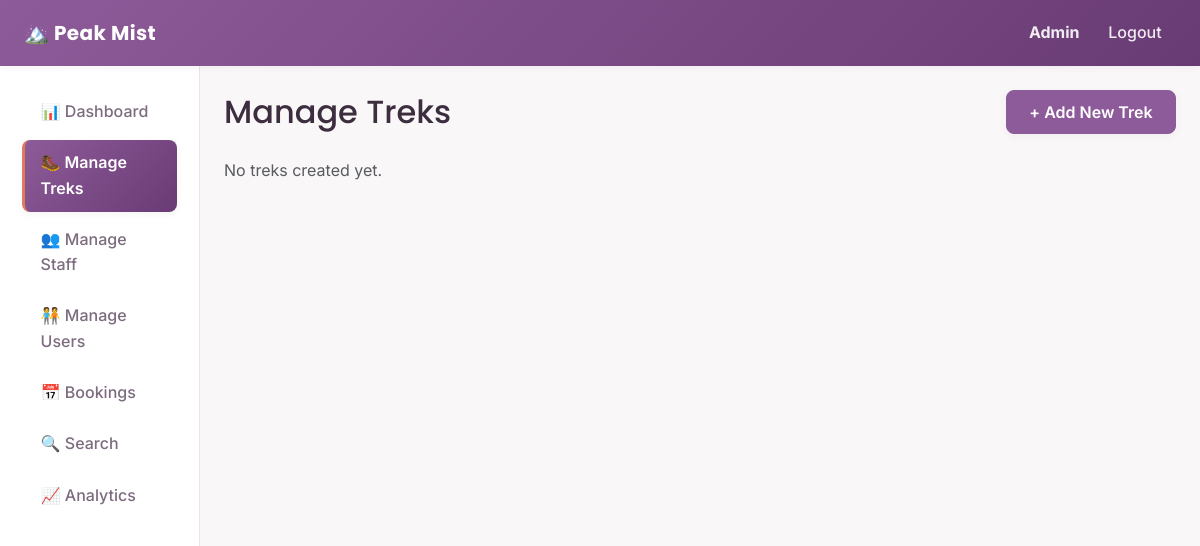
/admin/treks (signed in), run on an earlier commit of the app's database.
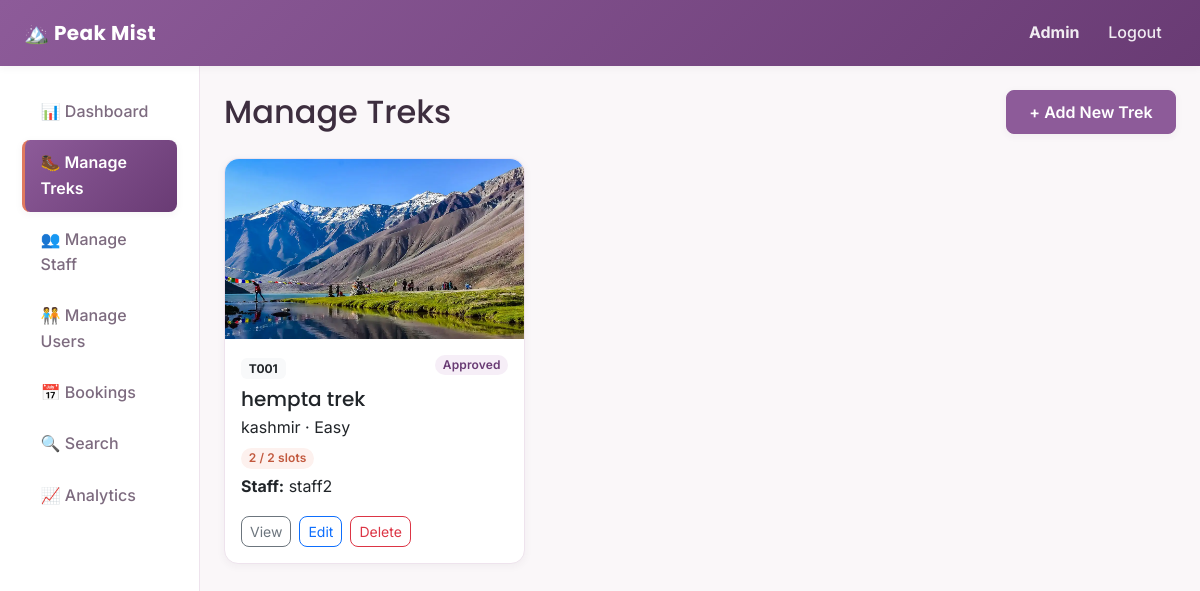
And on a later commit of the database.
### backend/models.py (models this page shows, shortened)
class User(db.Model, UserMixin):
    __tablename__ = "users"
    id = db.Column(db.Integer, primary_key=True)
    username = db.Column(db.String(80), unique=True, nullable=False)
    password_hash = db.Column(db.String(200), nullable=False)
    full_name = db.Column(db.String(120), nullable=False)
    email = db.Column(db.String(120), unique=True, nullable=False)
    phone = db.Column(db.String(20), nullable=True)
    role = db.Column(db.String(20), nullable=False, default="user")
    is_blacklisted = db.Column(db.Boolean, default=False, nullable=False)
    created_at = db.Column(db.DateTime, default=datetime.utcnow)
    staff_profile = db.relationship(
        "StaffProfile",
        backref="user",
        uselist=False,
        cascade="all, delete-orphan"
    )
    bookings = db.relationship(
        "Booking",
        backref="user",
        cascade="all, delete-orphan"
    )

class Trek(db.Model):
    __tablename__ = "treks"
    id = db.Column(db.Integer, primary_key=True)
    name = db.Column(db.String(120), nullable=False)
    location = db.Column(db.String(120), nullable=False)
    difficulty = db.Column(db.String(20), nullable=False)
    duration_days = db.Column(db.Integer, nullable=False)
    total_slots = db.Column(db.Integer, nullable=False)
    available_slots = db.Column(db.Integer, nullable=False)
    staff_id = db.Column(db.Integer, db.ForeignKey("staff_profiles.id"), nullable=True)
    status = db.Column(db.String(20), nullable=False, default="Pending")
    start_date = db.Column(db.Date, nullable=False)
    end_date = db.Column(db.Date, nullable=False)
    description = db.Column(db.Text, nullable=True)
    safety_info = db.Column(db.Text, nullable=True)
    image_filename = db.Column(db.String(200), nullable=True)
    created_at = db.Column(db.DateTime, default=datetime.utcnow)
    bookings = db.relationship(
        "Booking",
        backref="trek",
        cascade="all, delete-orphan"
    )
    @property
    def display_id(self):
        return f"T{self.id:03d}"

### backend/routes.py (the view)
@admin_bp.route("/treks")
@login_required
@role_required("admin")
def treks():
    all_treks = Trek.query.order_by(Trek.created_at.desc()).all()
    return render_template("admin/treks.html", treks=all_treks)

### backend/routes.py (called while the page is built)
def role_required(*allowed_roles):
    def decorator(view_function):
        @wraps(view_function)
        def wrapped_view(*args, **kwargs):
            if current_user.role not in allowed_roles:
                abort(403)
            return view_function(*args, **kwargs)
        return wrapped_view
    return decorator

### templates/admin/treks.html (shortened to what this page needs)
{% extends "layout_dashboard.html" %}
{% import "admin/_status_badge.html" as badges %}
{% set active_page = 'treks' %}
{% block content %}
<div class="d-flex justify-content-between align-items-center mb-4">
    <h2 class="mb-0">Manage Treks</h2>
    <a href="{{ url_for('admin.add_trek') }}" class="btn btn-trek">+ Add New Trek</a>
</div>
{% if treks %}
<div class="row">
    {% for trek in treks %}
    <div class="col-md-4">
        <div class="card trek-card">
            {% if trek.image_filename %}
                <img src="{{ url_for('static', filename='upload/' + trek.image_filename) }}"
                     class="card-img-top" alt="{{ trek.name }}">
            {% endif %}
            <div class="card-body">
                <div class="d-flex justify-content-between align-items-start">
                    <div>
                        <span class="badge bg-light text-dark mb-2">{{ trek.display_id }}</span>
                        <h5 class="card-title mb-1">{{ trek.name }}</h5>
                    </div>
                    {{ badges.status_badge(trek.status) }}
                </div>
                <p class="card-text mb-1">{{ trek.location }} &middot; {{ trek.difficulty }}</p>
                <p class="card-text mb-1">
                    <span class="badge badge-open">{{ trek.available_slots }} / {{ trek.total_slots }} slots</span>
                </p>
                <p class="card-text mb-3">
                    <strong>Staff:</strong>
                    {% if trek.staff %}
                        {{ trek.staff.user.full_name }}
                    {% else %}
                        <span class="text-muted">Not assigned</span>
                    {% endif %}
                </p>
                <div class="d-flex flex-wrap gap-2">
                    <a href="{{ url_for('admin.trek_details', trek_id=trek.id) }}"
                       class="btn btn-sm btn-outline-secondary">View</a>
                    <a href="{{ url_for('admin.edit_trek', trek_id=trek.id) }}"
                       class="btn btn-sm btn-outline-primary">Edit</a>
                    <form method="POST" action="{{ url_for('admin.delete_trek', trek_id=trek.id) }}"
                          class="d-inline">
                        <button type="submit" class="btn btn-sm btn-outline-danger">Delete</button>
                    </form>
                </div>
            </div>
        </div>
    </div>
    {% endfor %}
</div>
{% else %}
<p class="text-muted">No treks created yet.</p>
{% endif %}
{% endblock %}

### templates/layout_dashboard.html (shortened to what this page needs)
<!DOCTYPE html>
<html lang="en">
<head>
    <link
        href="https://cdnjs.cloudflare.com/ajax/libs/bootstrap/5.3.3/css/bootstrap.min.css"
        rel="stylesheet">
    <link rel="stylesheet" href="{{ url_for('static', filename='css/styles.css') }}">
</head>
<body>
    <nav class="navbar navbar-expand-lg navbar-trek">
        <div class="container-fluid px-4">
            <a class="navbar-brand fw-bold" href="{{ url_for('auth.home') }}">
                🏔️ Peak Mist
            </a>
            <div class="navbar-collapse" id="navMenu">
                <ul class="navbar-nav ms-auto align-items-lg-center">
                    <li class="nav-item">
                        <span class="nav-link">
                            <strong>{{ current_user.full_name }}</strong>
                        </span>
                    </li>
                    <li class="nav-item">
                        <a class="nav-link" href="{{ url_for('auth.logout') }}">Logout</a>
                    </li>
                </ul>
            </div>
        </div>
    </nav>
    <div class="container-fluid">
        <div class="row">
            <nav class="col-md-3 col-lg-2 sidebar">
                <ul class="nav flex-column">
                    {% if current_user.role == 'admin' %}
                        <li class="nav-item">
                            <a class="nav-link {% if active_page == 'dashboard' %}active{% endif %}"
                               href="{{ url_for('admin.dashboard') }}">📊 Dashboard</a>
                        </li>
                        <li class="nav-item">
                            <a class="nav-link {% if active_page == 'treks' %}active{% endif %}"
                               href="{{ url_for('admin.treks') }}">🥾 Manage Treks</a>
                        </li>
                        <li class="nav-item">
                            <a class="nav-link {% if active_page == 'staff' %}active{% endif %}"
                               href="{{ url_for('admin.staff_list') }}">👥 Manage Staff</a>
                        </li>
                        <li class="nav-item">
                            <a class="nav-link {% if active_page == 'users' %}active{% endif %}"
                               href="{{ url_for('admin.users_list') }}">🧑‍🤝‍🧑 Manage Users</a>
                        </li>
                        <li class="nav-item">
                            <a class="nav-link {% if active_page == 'bookings' %}active{% endif %}"
                               href="{{ url_for('admin.bookings_list') }}">📅 Bookings</a>
                        </li>
                        <li class="nav-item">
                            <a class="nav-link {% if active_page == 'search' %}active{% endif %}"
                               href="{{ url_for('admin.search') }}">🔍 Search</a>
                        </li>
                        <li class="nav-item">
                            <a class="nav-link {% if active_page == 'analytics' %}active{% endif %}"
                               href="{{ url_for('admin.analytics') }}">📈 Analytics</a>
                        </li>
                    {% endif %}
                </ul>
            </nav>
            <main class="col-md-9 col-lg-10 p-4">
                {% block content %}{% endblock %}
            </main>
        </div>
    </div>
</body>
</html>

### templates/admin/_status_badge.html
{% macro status_badge(status) %}
    <span class="badge badge-{{ status|lower }}">{{ status }}</span>
{% endmacro %}

### static/css/styles.css (style rules this page uses)
:root { --primary: #8d5b99; --primary-dark: #693b74; --primary-light: #f6eef7; --secondary: #e07a5f; --secondary-dark: #c2593e; --secondary-light: #fdf1ee; --white: #ffffff; --off-white: #faf7f9; --border: #eee3ed; --text-dark: #3d2e3f; --text-light: #7d6b7f; --yellow: #f4d35e; --pink: #f28482; --purple-light: #b5a2e3; --mint: #63c9a5; --coral: #e07a5f; --sky: #6fb3e0; --sky-deep: #2f7ab8; --shadow-small: 0 2px 8px rgba(61, 46, 63, 0.05); --shadow-medium: 0 8px 24px rgba(61, 46, 63, 0.08); --shadow-large: 0 16px 40px rgba(61, 46, 63, 0.12); --radius: 14px; --radius-small: 8px; }
* { box-sizing: border-box; }
body { background-color: var(--off-white); font-family: "Inter", "Segoe UI", Arial, sans-serif; color: var(--text-dark); line-height: 1.6; }
h1, h2, h3, h4, h5, h6 { font-family: "Poppins", "Segoe UI", Arial, sans-serif; color: var(--text-dark); }
a { color: var(--primary-dark); text-decoration: none; }
.navbar-trek { background: linear-gradient(135deg, var(--primary) 0%, var(--primary-dark) 100%) !important; box-shadow: var(--shadow-small); padding-top: 0.75rem; padding-bottom: 0.75rem; }
.navbar-trek .navbar-brand { color: var(--white) !important; font-family: "Poppins", sans-serif; font-weight: 700; letter-spacing: 0.02em; }
.navbar-trek .nav-link { color: rgba(255, 255, 255, 0.9) !important; font-weight: 500; border-radius: var(--radius-small); padding: 0.45rem 0.9rem !important; transition: background-color 0.2s ease, color 0.2s ease; }
.btn-trek { background-color: var(--primary); border-color: var(--primary); color: var(--white); font-weight: 600; border-radius: var(--radius-small); padding: 0.55rem 1.4rem; box-shadow: var(--shadow-small); transition: transform 0.15s ease, box-shadow 0.15s ease, background-color 0.15s ease; }
.btn { border-radius: var(--radius-small); }
.trek-card { background-color: var(--white); border: 1px solid var(--border); border-radius: var(--radius); box-shadow: var(--shadow-small); margin-bottom: 1.5rem; transition: box-shadow 0.2s ease, transform 0.2s ease; }
.trek-card .card-img-top { height: 180px; object-fit: cover; border-radius: var(--radius) var(--radius) 0 0; }
.sidebar { background-color: var(--white); border-right: 1px solid var(--border); min-height: calc(100vh - 56px); padding-top: 1.25rem; }
.sidebar .nav-link { display: flex; align-items: center; gap: 0.65rem; color: var(--text-light); padding: 0.65rem 1rem; border-radius: var(--radius-small); margin: 0.15rem 0.6rem; font-weight: 500; border-left: 3px solid transparent; transition: background-color 0.2s ease, color 0.2s ease, border-color 0.2s ease; }
.sidebar .nav-link.active { background: linear-gradient(135deg, var(--primary) 0%, var(--primary-dark) 100%); color: var(--white); font-weight: 600; border-left-color: var(--secondary); box-shadow: var(--shadow-small); }
.badge-pending, .badge-approved, .badge-open, .badge-closed, .badge-started, .badge-completed, .badge-booked, .badge-cancelled { border-radius: 999px; font-weight: 600; letter-spacing: 0.01em; }
.badge-approved { background-color: var(--primary-light); color: var(--primary-dark); }
.badge-open { background-color: var(--secondary-light); color: var(--secondary-dark); }

What changed in the data, as far as the page shows it:
added Trek: image_filename (picture), display_id "T001", name "hempta trek", status "Approved", location "kashmir", difficulty "Easy", available_slots "2", total_slots "2", staff.user.full_name "staff2"
Also different on the page:
text no longer shown: "No treks created yet."
